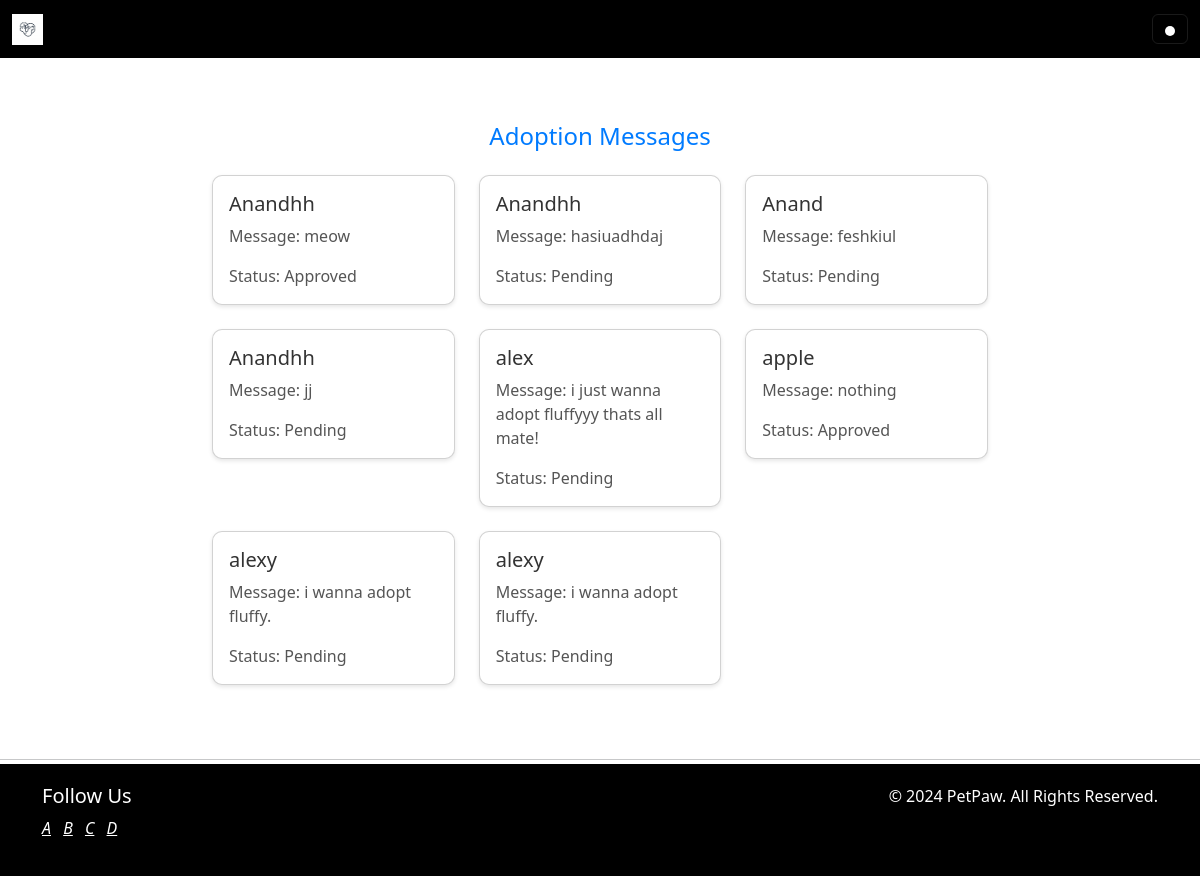
The page /adoption_req/ (signed in) on the database its author committed.
### pets/models.py (models this page shows, shortened)
class AdoptionApplication(models.Model):
    name = models.CharField(max_length=100)
    email = models.EmailField()
    phone = models.CharField(max_length=20, default='')
    message = models.TextField()
    STATUS_CHOICES = (
        ('Pending', 'Pending'),
        ('Approved', 'Approved'),
        ('Rejected', 'Rejected'),
    )
    status = models.CharField(max_length=20, choices=STATUS_CHOICES, default='Pending')

### coordinator/views.py (the view)
# urls.py: path('adoption_req/', adoption_requests, name='adoption_req'),
@coordinator_required
def adoption_requests(request):
    try:
        coordinator = Coordinator.objects.get(user=request.user)
        adoption_requests = AdoptionApplication.objects.all()
    except Coordinator.DoesNotExist:
        coordinator = None
        adoption_requests = None
    return render(request, 'adoption_req.html', {'coordinator': coordinator, 'adoption_requests': adoption_requests})

### templates/adoption_req.html
{% extends 'base1.html' %}
{% load static %}
{% block content %}
<br>
<br>
<br>
<div class="container" style="max-width: 800px; margin: 50px auto;">
    <h2 class="text-center mb-4" style="font-size: 24px; color: #007bff;">Adoption Messages</h2>
    <div class="row">
        {% if adoption_requests %}
            {% for request in adoption_requests %}
                <div class="col-md-4 mb-4" style="margin-bottom: 1rem;">
                    <div class="card" style="border-radius: 10px; box-shadow: 0 2px 4px rgba(0, 0, 0, 0.1);">
                        <div class="card-body">
                            <h5 class="card-title" style="font-size: 20px; color: #333333;">{{ request.name }}</h5>
                            <p class="card-text" style="color: #555555;">Message: {{ request.message }}</p>
                            <p class="card-text" style="color: #555555;">Status: {{ request.status }}</p>
                        </div>
                    </div>
                </div>
            {% endfor %}
        {% else %}
            <div class="col" style="margin-bottom: 1rem;">
                <p style="font-size: 18px; color: #555555;">No adoption requests found.</p>
            </div>
        {% endif %}
    </div>
</div>
{% endblock %}

### rows shown on the page
AdoptionApplication: name "Anandhh", message "meow", status "Approved"
AdoptionApplication: name "Anandhh", message "hasiuadhdaj", status "Pending"
AdoptionApplication: name "Anand", message "feshkiul", status "Pending"
AdoptionApplication: name "Anandhh", message "jj", status "Pending"
AdoptionApplication: name "alex", message "i just wanna adopt fluffyyy thats all mate!", status "Pending"
AdoptionApplication: name "apple", message "nothing", status "Approved"
AdoptionApplication: name "alexy", message "i wanna adopt fluffy.", status "Pending"
AdoptionApplication: name "alexy", message "i wanna adopt fluffy.", status "Pending"
